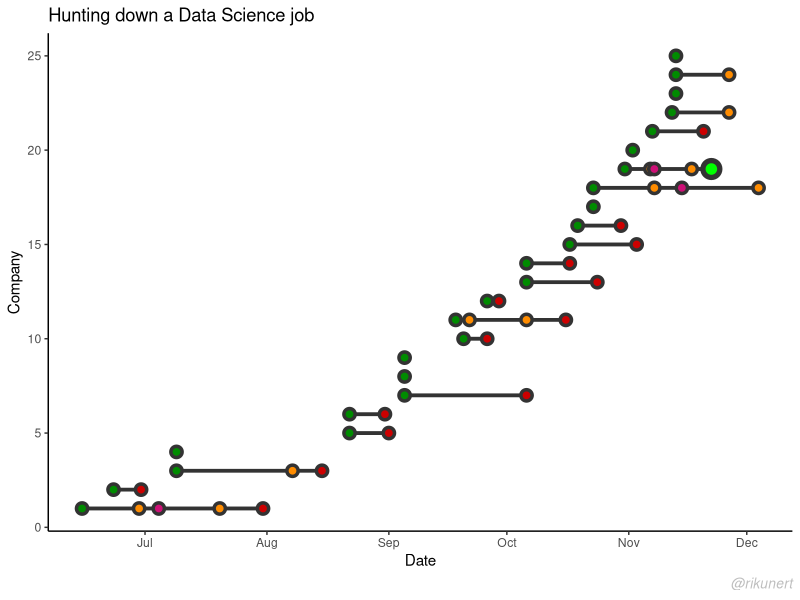
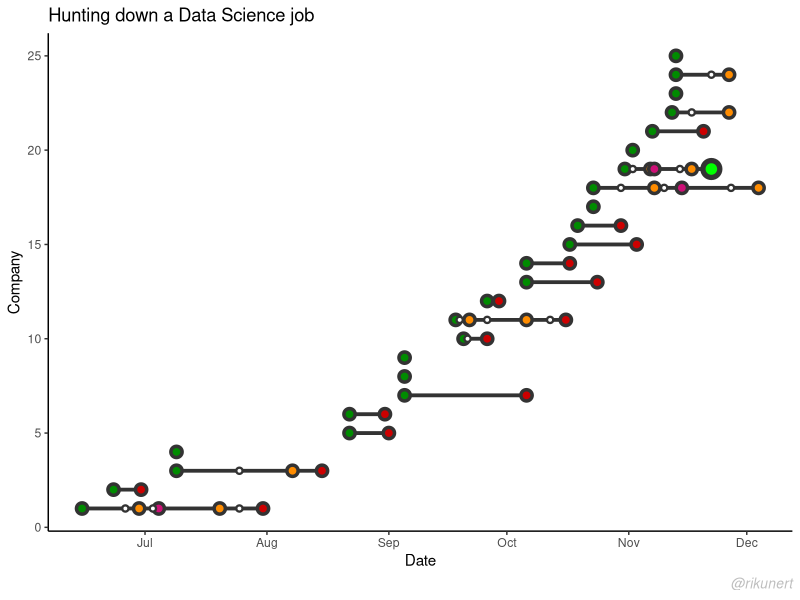
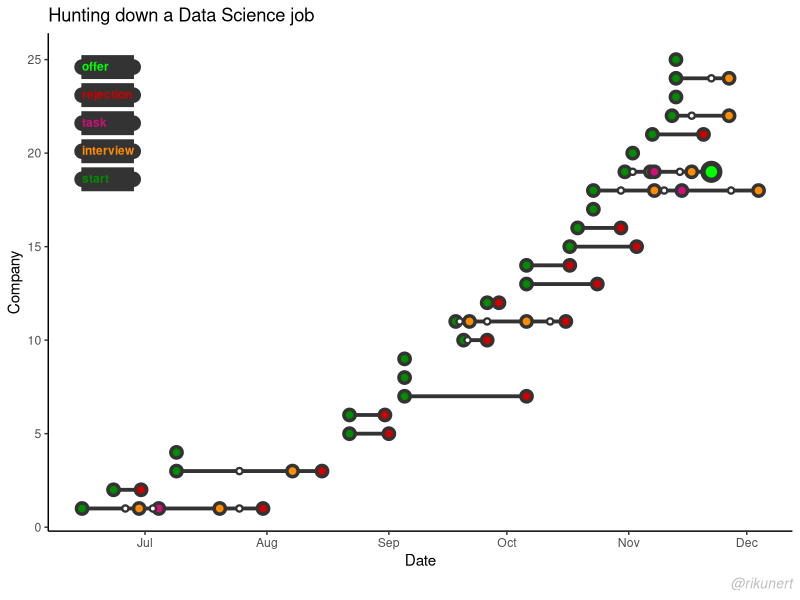
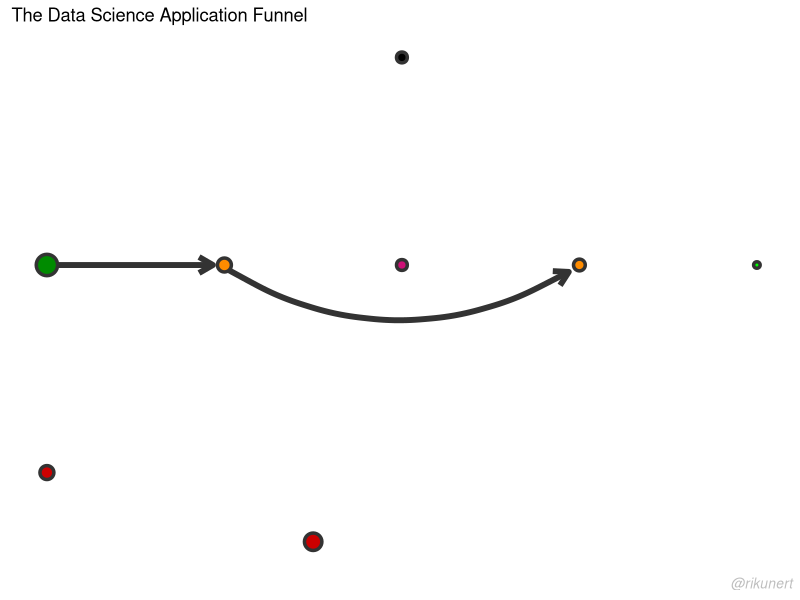
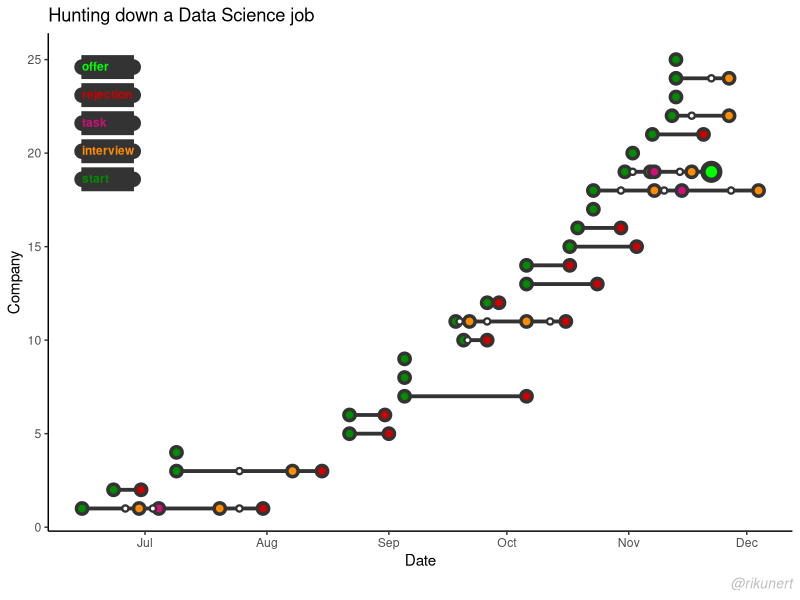
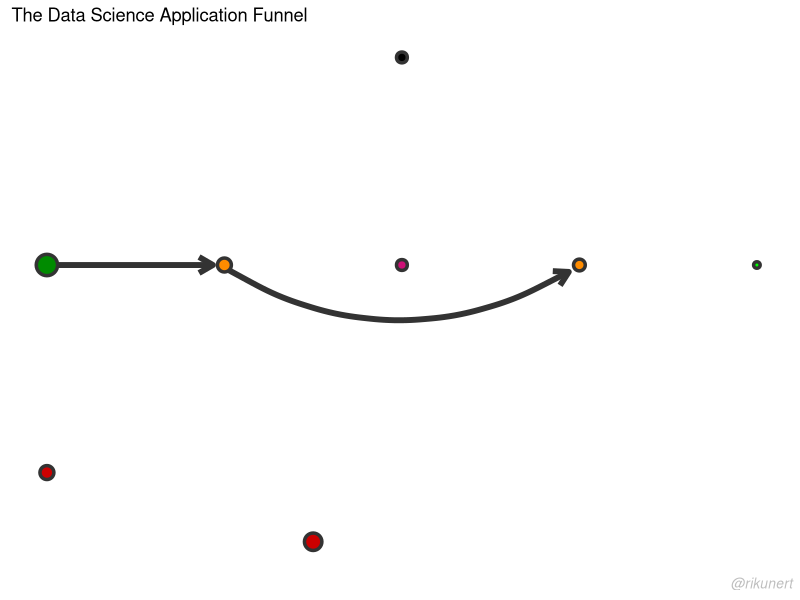

Write R code to recreate these figures, in order.
#devtools::install_github("tidyverse/ggplot2")
library(ggplot2)
Sys.setlocale('LC_TIME', 'English_United Kingdom.1252')
dat = read.table('summary.txt', header = T)

dat[, 4:14] <- as.data.frame(lapply(dat[,4:14], as.Date, format = '%d.%m.%Y'))
dat$end <- as.Date(apply(dat[, 4:14], 1, FUN=max, na.rm = T))

##############################################################################################
# TIME LINE PLOT

p_s = 2.6
p_st = 1.8

p = ggplot() +
  geom_line(data = data.frame(x = c(dat$application_start, dat$end - 1),
                              y = rep(dat$idx, 2)),
            aes(x = x, y = y, group = y),
            colour = 'grey20', size = p_s/2) +
  geom_point(data = dat, aes(x = application_start, y = idx),
             shape = 21, size = p_s, stroke = p_st, colour = 'grey20', fill = 'green4') +
  geom_point(data = dat, aes(x = rejection, y = idx),
             shape = 21, size = p_s, stroke = p_st, colour = 'grey20', fill = 'red3') +
  geom_point(data = dat, aes(x = interview_1 - 0.5, y = idx),
             shape = 21, size = p_s, stroke = p_st, colour = 'grey20', fill = 'darkorange') +
  geom_point(data = dat, aes(x = task_received + 0.5, y = idx),
             shape = 21, size = p_s, stroke = p_st, colour = 'grey20', fill = 'deeppink3') +
  geom_point(data = dat, aes(x = interview_2, y = idx),
             shape = 21, size = p_s, stroke = p_st, colour = 'grey20', fill = 'darkorange') +
  geom_point(data = dat, aes(x = job_offer, y = idx),
             shape = 21, size = p_s *1.5, stroke = p_st*1.5, colour = 'grey20', fill = 'green') +
  theme_classic() +
  theme(panel.grid.major = element_blank(), panel.grid.minor = element_blank()) +
  labs(caption = '@rikunert', x = 'Sepal length', y = 'Sepal width') +
  theme(plot.caption = element_text(size = 10, color = 'grey', face= 'italic')) +
  xlab("Date") +
  ylab('Company') +
  ggtitle("Hunting down a Data Science job")
p

for (i in c(5, 7, 10, 12)){  # for each reaction moment
  p = p + geom_point(data = data.frame(x = dat[, i], y = dat$idx), aes(x = x, y = y),
                     shape = 21, size = p_s/2, stroke = p_st/1.5, colour = 'grey20', fill = 'white')
}
p

legend_fun = function(p, p_text, p_col, p_y){
  p = p + 
    geom_point(data = data.frame(x = c(min(dat$application_start), min(dat$application_start) + 13),
                                 y = c(p_y + 0.6, p_y + 0.6)),
               aes(x = x, y = y), size = 4.6, colour = 'grey20') +
    annotate("rect", xmin = min(dat$application_start), xmax = min(dat$application_start) + 13,
                   ymin = p_y, ymax = p_y + 1.2, fill = 'grey20', colour = 'grey20') +
    annotate('text', x = min(dat$application_start), y = p_y + .65, label=p_text, fontface =2,
             size = 3, color = p_col, hjust = 0)
}

p = legend_fun(p, p_text = 'start', 'green4', 14 + 4)
p = legend_fun(p, p_text = 'interview', 'darkorange', 15.5 + 4)
p = legend_fun(p, p_text = 'task', 'deeppink3', 17 + 4)
p = legend_fun(p, p_text = 'rejection', 'red3', 18.5 + 4)
p = legend_fun(p, p_text = 'offer', 'green', 20 + 4)

p

ggsave('Job_appl_1.png', width = 8.21, height = 4.11, scale = 1, dpi = 1000) # 876 x 438

##############################################################################################
# TRANSITION PLOT

# Transition matrix
stateNames <- c("start","interview 1","task", "interview 2", "rejection", "offer", "no answer", "withdrawal")
m <- matrix(rep(0, length(stateNames)^2),
             nrow = length(stateNames), byrow=TRUE)
row.names(m) <- stateNames
colnames(m) <- stateNames

m['start', 'interview 1'] = sum(!is.na(dat$interview_1))/sum(!is.na(dat$application_start))
m['start', 'no answer'] = sum(dat$application_start == dat$end)/sum(!is.na(dat$application_start))
m['start', 'rejection'] = sum(is.na(dat$interview_1) & !is.na(dat$rejection))/sum(!is.na(dat$application_start))

m['interview 1', 'task'] = sum(!is.na(dat$interview_1) & !is.na(dat$task_received))/sum(!is.na(dat$interview_1))
m['interview 1', 'interview 2'] = sum(!is.na(dat$interview_1) & is.na(dat$task_received) & !is.na(dat$interview_2))/sum(!is.na(dat$interview_1))
m['interview 1', 'rejection'] = sum(!is.na(dat$interview_1) & is.na(dat$task_received) & is.na(dat$interview_2) & !is.na(dat$rejection))/sum(!is.na(dat$interview_1))
m['interview 1', 'withdrawal'] = sum(!is.na(dat$interview_1) & is.na(dat$task_received) & is.na(dat$rejection) & is.na(dat$job_offer))/sum(!is.na(dat$interview_1))

m['task', 'interview 2'] = sum(!is.na(dat$task_received) & !is.na(dat$interview_2))/sum(!is.na(dat$task_received))
m['task', 'withdrawal'] = sum(!is.na(dat$task_received) & is.na(dat$rejection) & is.na(dat$job_offer) & is.na(dat$interview_2))/sum(!is.na(dat$task_received))

m['interview 2', 'rejection'] = sum(!is.na(dat$interview_2) & !is.na(dat$rejection))/sum(!is.na(dat$interview_2))
m['interview 2', 'offer'] = sum(!is.na(dat$interview_2) & !is.na(dat$job_offer))/sum(!is.na(dat$interview_2))
m['interview 2', 'withdrawal'] = sum(!is.na(dat$interview_2) & is.na(dat$rejection) & is.na(dat$job_offer))/sum(!is.na(dat$interview_2))

m

dat_trans = data.frame(labels = c('start', 'interview 1', 'task', 'interview 2', 'offer', 'withdrawal', 'no answer', 'rejection'),
                       x = c(1, 2, 3, 4, 5, 3, 1, 2.5),
                       y = c(3, 3, 3, 3, 3, 4.5, 1.5, 1),
                       s = c(sum(!is.na(dat$application_start)), sum(!is.na(dat$interview_1)), sum(!is.na(dat$task_received)),
                             sum(!is.na(dat$interview_2)), sum(!is.na(dat$job_offer)),
                             sum(!is.na(dat$interview_1) & is.na(dat$rejection) & is.na(dat$job_offer)),
                             sum(!is.na(dat$application_start) & is.na(dat$interview_1) & is.na(dat$rejection) & is.na(dat$job_offer)),
                             sum(!is.na(dat$rejection))))
#levels(dat_trans$labels) = c('start', 'interview 1', 'task', 'interview 2', 'offer', 'withdrawal', 'no answer', 'rejection')
dat_trans

cols = c('start' = 'green4', 'interview 1' = 'darkorange', 'task' = 'deeppink3', 'interview 2' = 'darkorange',
         'offer' = 'green', 'withdrawal' = 'black', 'no answer' = 'red3', 'rejection' = 'red3')

p_s = 2.6
p_st = 1.8

p = ggplot() +
  geom_segment(data = data.frame(x1 = 1, x2 = 2 - 0.065, y1 = 3, y2 = 3),
               aes(x = x1, y = y1, xend = x2, yend = y2),
               arrow = arrow(length = unit(0.03, "npc")), 
               size = 2, color = 'grey20') +
  geom_curve(data = data.frame(x1 = 2, x2 = 4 - 0.06, y1 = 2.98, y2 = 2.95),
             aes(x = x1, y = y1, xend = x2, yend = y2), curvature = 0.3,
             arrow = arrow(length = unit(0.03, "npc")),
             size = 2, color = 'grey20') +
  geom_point(data = dat_trans, aes(x = x, y = y, fill = labels, size = s),
             shape = 21, stroke = p_st, colour = 'grey20') +
  scale_fill_manual(values = cols) +
  theme_classic() +
  labs(caption = '@rikunert') +
  theme(plot.caption = element_text(size = 10, color = 'grey', face= 'italic')) +
  theme(legend.position = 'none', axis.line=element_blank(), axis.text=element_blank(),
        axis.title = element_blank(), axis.ticks = element_blank()) +
  ggtitle("The Data Science Application Funnel")

p

ggsave('Job_appl_2.png', width = 8.21, height = 4.11, scale = 1, dpi = 1000) # 876 x 438

# 
# 
# # diagram package plot
# # install.packages('diagram')
# # library(diagram)
# # 
# # plotmat(m, box.size = 0.1,
# #                 box.type = "circle",
# #                 box.prop = 0.5)
# 
# # markovchain package plot
# #install.packages('markovchain')
# library(markovchain)
# 
# m['rejection', 'rejection'] = 1
# m['offer', 'offer'] = 1
# m['no answer', 'no answer'] = 1
# m['withdrawal', 'withdrawal'] = 1
# 
# 
# trans_matrix1 <- new("markovchain", transitionMatrix = m)
# 
# # plotting the graph
# plot(trans_matrix1, edge.arrow.size = 0.35)